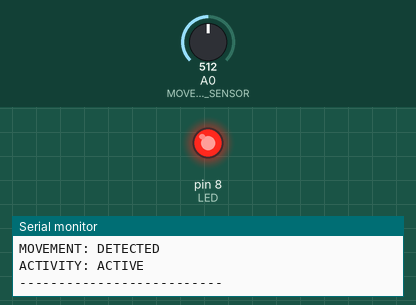
This sketch was run on a simulated Arduino Uno, built with avr-gcc and run on an emulated ATmega328P. Parts: output pins drawn as LEDs (lit = HIGH), the last lines printed to the serial monitor. The test bench sets the inputs (shaded band); at power-on: A0 (MOVEMENT_SENSOR) = 512.

Above: at 1.9 s.
2.0 s: A0 (MOVEMENT_SENSOR) set to 487
At 3.3 s:
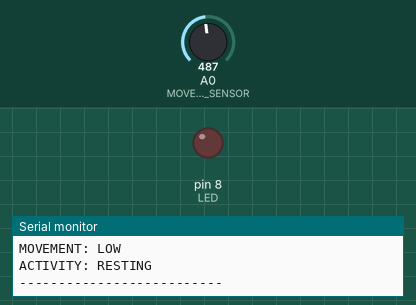
3.6 s: A0 (MOVEMENT_SENSOR) set to 510
At 4.7 s:
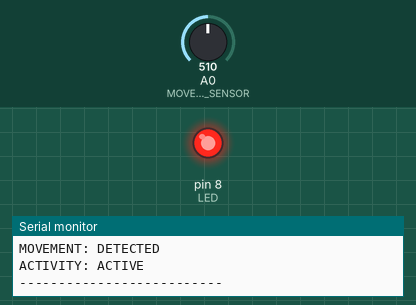
5.7 s: A0 (MOVEMENT_SENSOR) set to 490
At 7.7 s:
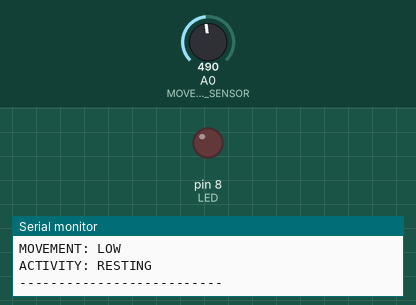
Timing chart, 0 to 9.2 s (numbered marks = the images above; inputs shaded):
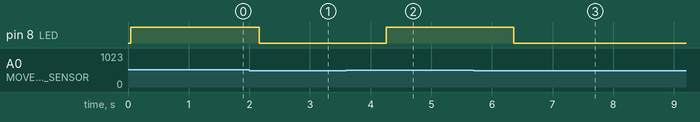

Measured:
- the behaviour switches between 501 and 500 on A0 (MOVEMENT_SENSOR) (found by bisection; images 0 and 1)
- after the input at 2.0 s, pin 8 (LED): HIGH → LOW after 0.16 s
- after the input at 3.6 s, pin 8 (LED): LOW → HIGH after 0.66 s
- after the input at 5.7 s, pin 8 (LED): HIGH → LOW after 0.66 s

The sketch:

sketch.ino
```cpp
#define MOVEMENT_SENSOR A0
#define LED 8

int movementValue;

void setup()
{
  Serial.begin(9600);

  pinMode(MOVEMENT_SENSOR, INPUT);
  pinMode(LED, OUTPUT);

  Serial.println("SMART LIVESTOCK MONITORING");
  Serial.println("--------------------------");
}

void loop()
{
  movementValue = analogRead(MOVEMENT_SENSOR);

  Serial.println("\n--- LIVESTOCK DETAILS ---");

  Serial.print("Movement Value: ");
  Serial.println(movementValue);

  if (movementValue > 500)
  {
    digitalWrite(LED, HIGH);

    Serial.println("MOVEMENT: DETECTED");
    Serial.println("ACTIVITY: ACTIVE");
  }
  else
  {
    digitalWrite(LED, LOW);

    Serial.println("MOVEMENT: LOW");
    Serial.println("ACTIVITY: RESTING");
  }

  Serial.println("--------------------------");

  delay(1000);
}
```
